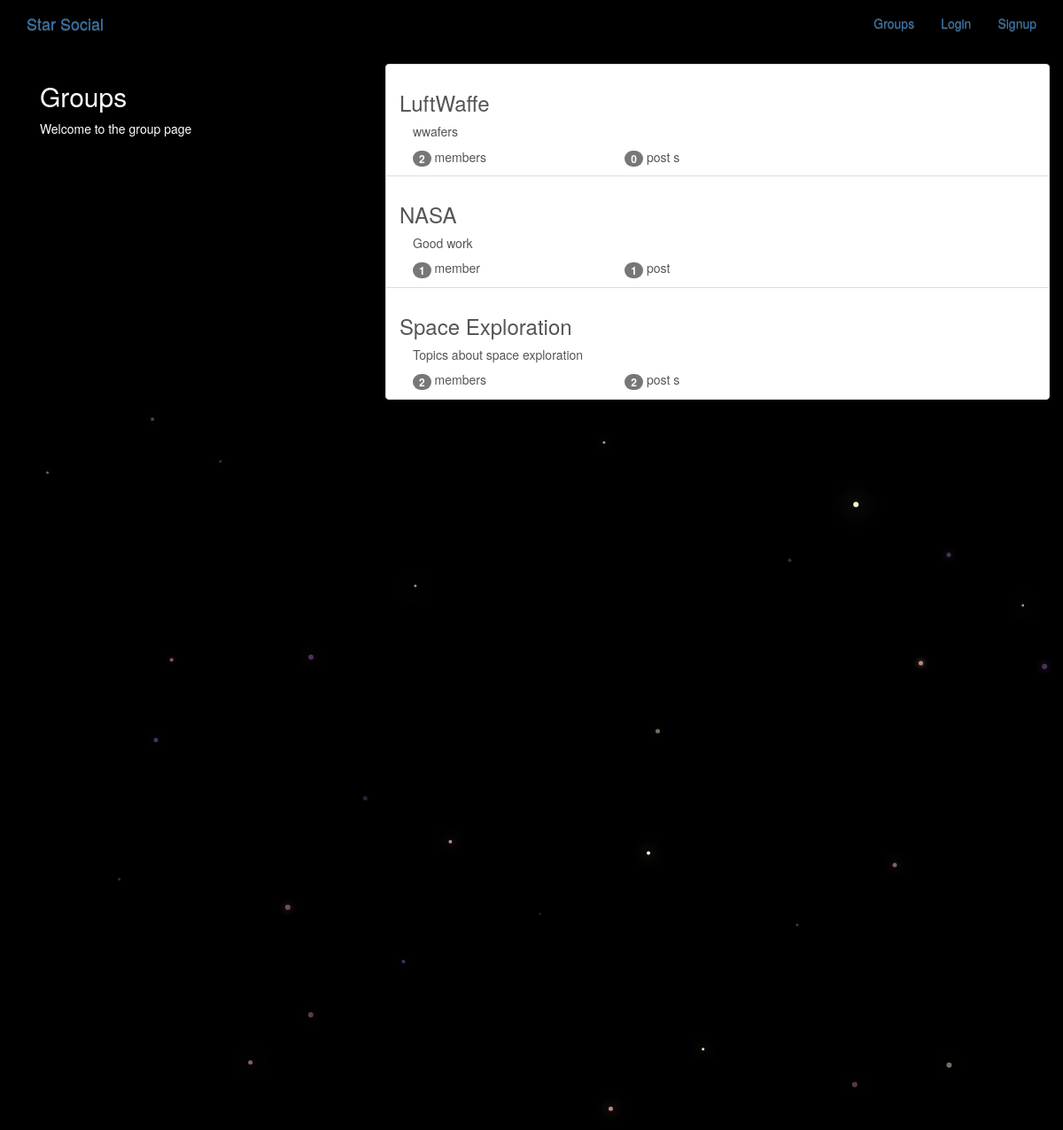
The app's page /groups/ with its own data.
### groups/models.py (models this page shows, shortened)
class Group(models.Model):
    name = models.CharField(max_length=255, unique=True)
    slug = models.SlugField(allow_unicode=True, unique=True)
    description = models.TextField(blank=True, default='')
    description_html = models.TextField(editable=False, default='', blank=True)
    members = models.ManyToManyField(User, through='GroupMember')
    class Meta:
        ordering = ['name']

### groups/views.py (the view)
# urls.py: path('', views.ListGroups.as_view(), name='all'),
class ListGroups(generic.ListView):
    model = Group

### groups/templates/groups/group_list.html (shortened to what this page needs)
{% extends 'groups/group_base.html' %}
{% block pregroup %}
<div class="col-md-4" >
    <div class="content">
        <h2>Groups</h2>
        <p>Welcome to the group page</p>
    </div>
</div>
{% endblock %}
{% block group_content %}
<div class="col-md-8">
    <div class="list-group">
        {% for group in object_list %}
        <a href="{% url 'groups:single' slug=group.slug %}" class="list-group-item">
            <h3 class="title list group-item-heading">{{group.name}}</h3>
            <div class="list-group-item-text container-fluid">
                {{group.description_html|safe}}
                <div class="row">
                    <div class="col-md-4">
                        <span class="badge">{{group.members.count}}</span>
                        member{{group.members.count|pluralize}}
                    </div>
                    <div class="col-md-4">
                        <span class="badge">{{group.posts.count}}</span>
                        post {{group.posts.count|pluralize}}
                    </div>
                </div>
            </div>
        </a>
        {% endfor %}
    </div>
</div>
{% endblock %}

### static/starsocial/css/master.css (style rules this page uses)
html, body { height: 100%; width: 100%; overflow: hidden; background-color: black; margin: 0; color: white; }

### records on screen
Group: name "LuftWaffe", description_html "wwafers", members.count "2", posts.count "0"
Group: name "NASA", description_html "Good work", members.count "1", posts.count "1"
Group: name "Space Exploration", description_html "Topics about space exploration", members.count "2", posts.count "2"
